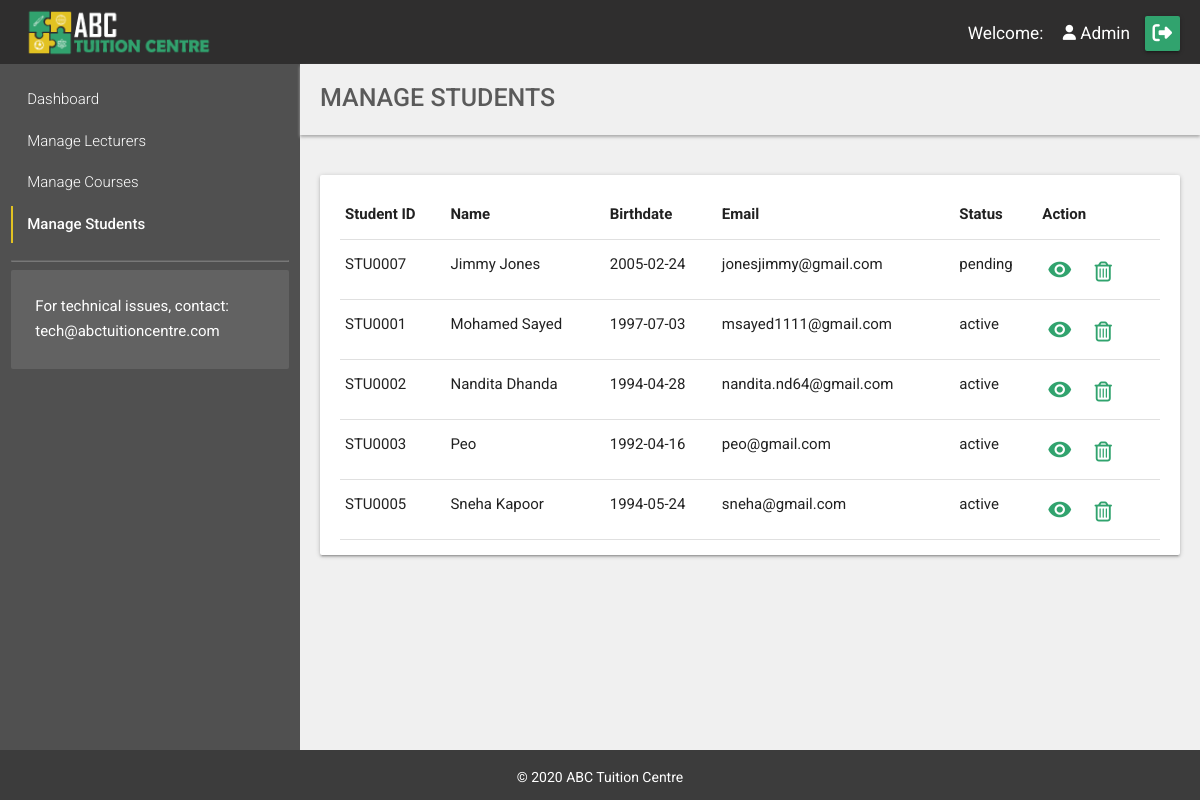
The page /ABC_Tuition_Center/managestudents.php (signed in) on the database its author committed.
### tables this page shows
CREATE TABLE `student` (
  `sID` char(7) NOT NULL,
  `sName` varchar(75) NOT NULL,
  `sPassword` varchar(75) NOT NULL,
  `sEmail` varchar(75) NOT NULL,
  `sDOB` date NOT NULL,
  `usertype` varchar(8) NOT NULL DEFAULT 'student',
  `status` varchar(10) NOT NULL DEFAULT 'pending'
);

### ABC_Tuition_Center/managestudents.php (the view, shortened to what this page needs)
<?php
include_once('header.php');
$result_stu = mysqli_query($dbconnect,"SELECT * FROM `student` ORDER BY `status` DESC , `sID` ASC ");
?>
<main class="row flex width-full margin-0">
	<?php include_once('aside.php');?>
	<section class="col s12 l9 m9 bg-grey padding-none-imp">
		<div class="breadcrumb-container margin-bottom-40 bg-grey" >
			<h1 class="font-w500 page-heading display-inline">Manage Students</h1>
		</div>
		<div class="padding-lr-20">
			<div class="card">
				<div class="card-content">
					<table class="highlight responsive-table">
				        <thead>
				          <tr>
				              <th>Student ID</th>
				              <th>Name</th>
				              <th>Birthdate</th>
				              <th>Email</th>
				              <th>Status</th>
				              <th>Action</th>
				          </tr>
				        </thead>
				        <tbody>
				        	<?php
				       		if (mysqli_num_rows($result_stu) > 0) {
				       			while($row = mysqli_fetch_assoc($result_stu)) { ?>
						       		<tr class='clickable-row' data-href="viewstudent.php?id=<?php echo $row['sID'];?>">
						       			<td><?php echo $row['sID'];?></td>
										<td><?php echo $row['sName'];?></td>
										<td><?php echo $row['sDOB'];?></td>
										<td><?php echo $row['sEmail'];?></td>
										<td><?php echo $row['status'];?></td>
										<td>
											<a class="btn btn-icon btn-action" href="viewstudent.php?id=<?php echo $row['sID'];?>"><span class="material-icons icon">visibility</span></a>
											<a class="btn btn-icon btn-action " onclick="return confirm('Are you sure you want to delete <?php echo $row['sID'];?>?')" href="?type=student&delete=<?php echo $row['sID'];?>"><i class="far fa-trash-alt icon " style="font-size:20px;"></i></a>
										</td>
									</tr>
						<?php 	}
							}
						    else{  ?>
				       			<tr>
				       				<td colspan="6">No students registered</td>
				       			</tr>
						<?php }?>
				       	</tbody>
				    </table>
				</div>
			</div>
		</div>
	</section>
</main>
<?php
include_once('footer.php');
?>

### ABC_Tuition_Center/css/style.css (style rules this page uses)
* { margin: 0; font-style: normal; font-family: 'Roboto', sans-serif; text-decoration: none; outline: none; text-shadow: none; box-shadow: none; }
html { line-height: 1.7; }
body { display: flex; min-height: 100vh; flex-direction: column; }
main { flex: 1 0 auto; }
p, h1,h2, h3, h4,h5,h6, em, strong, cite, ul li, ol li { color: #5a5a5a; }
a { color: #31a36e; }
.width-full { width:100%; }
.display-inline { display: inline; }
.margin-0 { margin:0; }
.margin-bottom-40 { margin-bottom: 40px; }
.padding-none-imp { padding: 0 !important; }
.padding-lr-20 { padding-left:20px; padding-right: 20px; }
.bg-grey { background-color:#f0f0f0; }
.btn, .btn-large, .btn-small { background-color: #31a36e; font-weight: 500; text-transform: capitalize; }
.btn-icon { padding:0; width: 35px; height:35px; }
.btn-icon .icon { line-height: 35px; height:35px; }
.btn-action.btn-icon { margin-right: 5px; background: none; border: none; box-shadow: none; }
.btn-action.btn-icon .icon { font-size: 25px; color:#31a36e; }
.clickable-row { cursor: pointer; }
.breadcrumb-container { display:block; width:100%; padding: 20px; box-shadow: 0px 2px 3px #aaa; }
.page-heading { font-size: 25px; text-transform: uppercase; font-weight: 500; }
.flex { display: flex; }
.icon { font-size: 20px; vertical-align: sub; color: #31a36e; width: 25px; }
.btn-icon .icon { color: #fff; }
.card .card-content, .card .card-action { padding: 15px 20px; }
td,th { padding: 12px 5px; vertical-align: top; }

### rows shown on the page
student: sID "STU0007", sName "Jimmy Jones", sDOB "2005-02-24", sEmail "jonesjimmy@gmail.com", status "pending"
student: sID "STU0001", sName "Mohamed Sayed", sDOB "1997-07-03", sEmail "msayed1111@gmail.com", status "active"
student: sID "STU0002", sName "Nandita Dhanda", sDOB "1994-04-28", sEmail "nandita.nd64@gmail.com", status "active"
student: sID "STU0003", sName "Peo", sDOB "1992-04-16", sEmail "peo@gmail.com", status "active"
student: sID "STU0005", sName "Sneha Kapoor", sDOB "1994-05-24", sEmail "sneha@gmail.com", status "active"

### other values the page prints
$_SESSION['accName'] "Admin"
